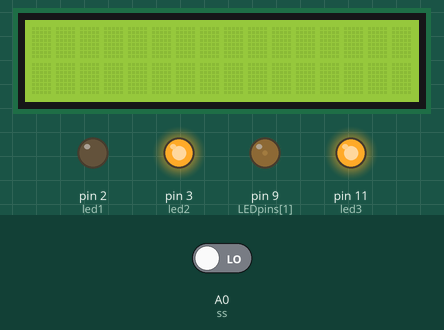
Simulated run of this sketch. Board: Arduino Uno, built with avr-gcc and run on an emulated ATmega328P. Parts: 16×2 character LCD, output pins drawn as LEDs (lit = HIGH). Wiring (inferred from the names in the program): character LCD (HD44780): RS pin 10; E pin 8; data pin 4, pin 5, pin 6, pin 7. The test bench sets the inputs (shaded band); at power-on: A0 (ss) LOW. The character LCD is taken to start in 4-bit mode; pins used as bus, display or sensor lines are not drawn; what the sketch prints to the serial monitor is not drawn.

Above: at 1.2 s.
1.3 s: A0 (ss) driven HIGH
3.9 s: A0 (ss) driven LOW
At 4.53 s:
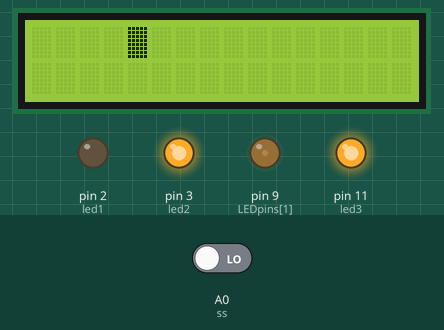
6.5 s: A0 (ss) driven HIGH
At 7.04 s:
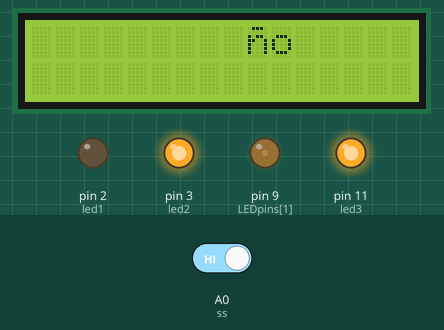
9.0 s: A0 (ss) driven LOW
At 11.45 s:
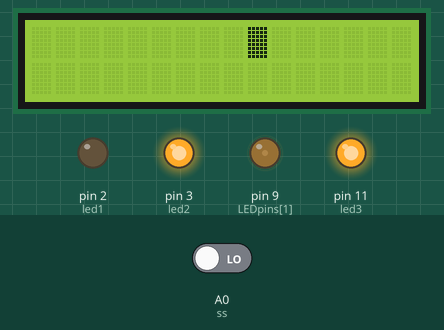
12.0 s: A0 (ss) driven HIGH
At 12.71 s:
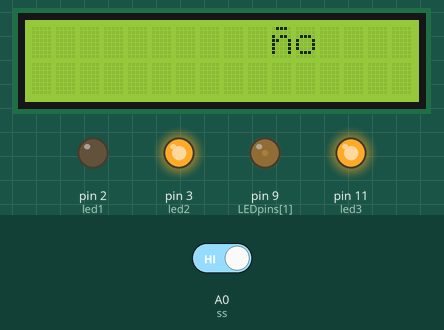
Timing chart, 0 to 71.5 s (numbered marks = the images above; inputs shaded):
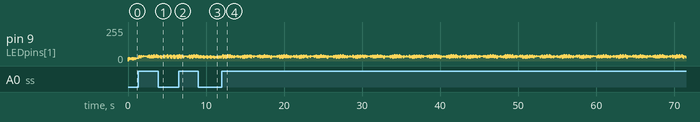

Measured:
- after the input at 3.9 s, the display: first differs from a run without the input after 0.48 s (image 1)
- after the input at 6.5 s, the display: first differs from a run without the input after 0.39 s (image 2)

The sketch:

POV_nano.ino
```cpp
  const int LEDpins[] = {10,9,8,7,6,5,4}; // define the Arduino LED pins in use
  const int led1 = 2;
  const int led2 = 3;
  const int led3 = 11;
  int rows= 7;
  const int charHeight = 7;
  const int charWidth = 5;
  int timer =333;
  int i;
  String top_str = "  BSCPE   ";
  String bottom_str = "    3B    ";
  const int ss = A0;
  int val;
  int cntr;

  const unsigned char font[95][5] = {
         {0x00,0x00,0x00,0x00,0x00},   //   0x20 32
         {0x00,0x00,0x6f,0x00,0x00},   // ! 0x21 33
         {0x00,0x07,0x00,0x07,0x00},   // " 0x22 34
         {0x14,0x7f,0x14,0x7f,0x14},   // # 0x23 35
         {0x00,0x07,0x04,0x1e,0x00},   // $ 0x24 36
         {0x23,0x13,0x08,0x64,0x62},   // % 0x25 37
         {0x36,0x49,0x56,0x20,0x50},   // & 0x26 38
         {0x00,0x00,0x07,0x00,0x00},   // ' 0x27 39
         {0x00,0x1c,0x22,0x41,0x00},   // ( 0x28 40
         {0x00,0x41,0x22,0x1c,0x00},   // ) 0x29 41
         {0x14,0x08,0x3e,0x08,0x14},   // * 0x2a 42
         {0x08,0x08,0x3e,0x08,0x08},   // + 0x2b 43
         {0x00,0x50,0x30,0x00,0x00},   // , 0x2c 44
         {0x08,0x08,0x08,0x08,0x08},   // - 0x2d 45
         {0x00,0x60,0x60,0x00,0x00},   // . 0x2e 46
         {0x20,0x10,0x08,0x04,0x02},   // / 0x2f 47
         {0x3e,0x51,0x49,0x45,0x3e},   // 0 0x30 48
         {0x00,0x42,0x7f,0x40,0x00},   // 1 0x31 49
         {0x42,0x61,0x51,0x49,0x46},   // 2 0x32 50
         {0x21,0x41,0x45,0x4b,0x31},   // 3 0x33 51
         {0x18,0x14,0x12,0x7f,0x10},   // 4 0x34 52
         {0x27,0x45,0x45,0x45,0x39},   // 5 0x35 53
         {0x3c,0x4a,0x49,0x49,0x30},   // 6 0x36 54
         {0x01,0x71,0x09,0x05,0x03},   // 7 0x37 55
         {0x36,0x49,0x49,0x49,0x36},   // 8 0x38 56
         {0x06,0x49,0x49,0x29,0x1e},   // 9 0x39 57
         {0x00,0x36,0x36,0x00,0x00},   // : 0x3a 58
         {0x00,0x56,0x36,0x00,0x00},   // ; 0x3b 59
         {0x08,0x14,0x22,0x41,0x00},   // < 0x3c 60
         {0x14,0x14,0x14,0x14,0x14},   // = 0x3d 61
         {0x00,0x41,0x22,0x14,0x08},   // > 0x3e 62
         {0x02,0x01,0x51,0x09,0x06},   // ? 0x3f 63
         {0x3e,0x41,0x5d,0x49,0x4e},   // @ 0x40 64
         {0x7e,0x09,0x09,0x09,0x7e},   // A 0x41 65
         {0x7f,0x49,0x49,0x49,0x36},   // B 0x42 66
         {0x3e,0x41,0x41,0x41,0x22},   // C 0x43 67
         {0x7f,0x41,0x41,0x41,0x3e},   // D 0x44 68
         {0x7f,0x49,0x49,0x49,0x41},   // E 0x45 69
         {0x7f,0x09,0x09,0x09,0x01},   // F 0x46 70
         {0x3e,0x41,0x49,0x49,0x7a},   // G 0x47 71
         {0x7f,0x08,0x08,0x08,0x7f},   // H 0x48 72
         {0x00,0x41,0x7f,0x41,0x00},   // I 0x49 73
         {0x20,0x40,0x41,0x3f,0x01},   // J 0x4a 74
         {0x7f,0x08,0x14,0x22,0x41},   // K 0x4b 75
         {0x7f,0x40,0x40,0x40,0x40},   // L 0x4c 76
         {0x7f,0x02,0x0c,0x02,0x7f},   // M 0x4d 77
         {0x7f,0x04,0x08,0x10,0x7f},   // N 0x4e 78
         {0x3e,0x41,0x41,0x41,0x3e},   // O 0x4f 79
         {0x7f,0x09,0x09,0x09,0x06},   // P 0x50 80
         {0x3e,0x41,0x51,0x21,0x5e},   // Q 0x51 81
         {0x7f,0x09,0x19,0x29,0x46},   // R 0x52 82
         {0x46,0x49,0x49,0x49,0x31},   // S 0x53 83
         {0x01,0x01,0x7f,0x01,0x01},   // T 0x54 84
         {0x3f,0x40,0x40,0x40,0x3f},   // U 0x55 85
         {0x0f,0x30,0x40,0x30,0x0f},   // V 0x56 86
         {0x3f,0x40,0x30,0x40,0x3f},   // W 0x57 87
         {0x63,0x14,0x08,0x14,0x63},   // X 0x58 88
         {0x07,0x08,0x70,0x08,0x07},   // Y 0x59 89
         {0x61,0x51,0x49,0x45,0x43},   // Z 0x5a 90
         {0x3c,0x4a,0x49,0x29,0x1e},   // [ 0x5b 91
         {0x02,0x04,0x08,0x10,0x20},   // \ 0x5c 92
         {0x00,0x41,0x7f,0x00,0x00},   // ] 0x5d 93
         {0x04,0x02,0x01,0x02,0x04},   // ^ 0x5e 94
         {0x40,0x40,0x40,0x40,0x40},   // _ 0x5f 95
         {0x00,0x00,0x03,0x04,0x00},   // ` 0x60 96
         {0x20,0x54,0x54,0x54,0x78},   // a 0x61 97
         {0x7f,0x48,0x44,0x44,0x38},   // b 0x62 98
         {0x38,0x44,0x44,0x44,0x20},   // c 0x63 99
         {0x38,0x44,0x44,0x48,0x7f},   // d 0x64 100
         {0x38,0x54,0x54,0x54,0x18},   // e 0x65 101
         {0x08,0x7e,0x09,0x01,0x02},   // f 0x66 102
         {0x0c,0x52,0x52,0x52,0x3e},   // g 0x67 103
         {0x7f,0x08,0x04,0x04,0x78},   // h 0x68 104
         {0x00,0x44,0x7d,0x40,0x00},   // i 0x69 105
         {0x20,0x40,0x44,0x3d,0x00},   // j 0x6a 106
         {0x00,0x7f,0x10,0x28,0x44},   // k 0x6b 107
         {0x00,0x41,0x7f,0x40,0x00},   // l 0x6c 108
         {0x7c,0x04,0x18,0x04,0x78},   // m 0x6d 109
         {0x7c,0x08,0x04,0x04,0x78},   // n 0x6e 110
         {0x38,0x44,0x44,0x44,0x38},   // o 0x6f 111
         {0x7c,0x14,0x14,0x14,0x08},   // p 0x70 112
         {0x08,0x14,0x14,0x18,0x7c},   // q 0x71 113
         {0x7c,0x08,0x04,0x04,0x08},   // r 0x72 114
         {0x48,0x54,0x54,0x54,0x20},   // s 0x73 115
         {0x04,0x3f,0x44,0x40,0x20},   // t 0x74 116
         {0x3c,0x40,0x40,0x20,0x7c},   // u 0x75 117
         {0x1c,0x20,0x40,0x20,0x1c},   // v 0x76 118
         {0x3c,0x40,0x30,0x40,0x3c},   // w 0x77 119
         {0x44,0x28,0x10,0x28,0x44},   // x 0x78 120
         {0x0c,0x50,0x50,0x50,0x3c},   // y 0x79 121
         {0x44,0x64,0x54,0x4c,0x44},   // z 0x7a 122
         {0x00,0x08,0x36,0x41,0x41},   // { 0x7b 123
         {0x00,0x00,0x7f,0x00,0x00},   // | 0x7c 124
         {0x41,0x41,0x36,0x08,0x00},   // } 0x7d 125
         {0x04,0x02,0x04,0x08,0x04},   // ~ 0x7e 126
     };

void setup(){
  Serial.begin (9600);
  pinMode(ss,INPUT);
     for (i = 0; i < rows; i++)
      pinMode(LEDpins[i], OUTPUT);
  pinMode(led1,OUTPUT);
  pinMode(led2,OUTPUT);
  pinMode(led3,OUTPUT);
  digitalWrite(led2, HIGH);
  digitalWrite(led3, HIGH);
}

void Names(){
  Serial.println(top_str);
  Serial.println(bottom_str);
  int val=digitalRead(ss);
  Serial.println(val);
  if(val==1){
    cntr++;
    if(cntr == 1){
        top_str = "   MARJON  ";
        bottom_str = "  UMBAY   ";
    }
     if(cntr == 2){
        top_str = "  LHENARD  ";
        bottom_str = " MANLAPAZ ";
    }
     if(cntr == 3){
        top_str = "  LUIGIE   ";
        bottom_str = " FERRERA  ";
    }
     if(cntr == 4){
        top_str = " CHRISTIAN ";
        bottom_str = " VILLALUZ ";
    }
     if(cntr == 5){
        top_str = " ROSELLER  ";
        bottom_str = "  TAMBIS  ";
        cntr = 0;
    }
  }
}


  void printLetterTop(char ch)
  {
    // make sure the character is within the alphabet bounds (defined by the font.h file)
    // if it's not, make it a blank character
    if (ch < 32 || ch > 126){
      ch = 32;
      }
    // subtract the space character (converts the ASCII number to the font index number)
    ch -= 32;
    // step through each byte of the character array
    for (int i=charWidth-1; i>-1; i--) {
      byte b = font[ch][i];
      for (int j=0; j<charHeight; j++) {
        digitalWrite(LEDpins[j], bitRead(b,j));
        }
      delayMicroseconds(timer);
      }
    //clear the LEDs
    for (i = 0; i < rows; i++)
      digitalWrite(LEDpins[i] , LOW);
    // space between letters
    delayMicroseconds(2*timer);;

  }

  void printLetterBottom(char ch)
  {
    // make sure the character is within the alphabet bounds (defined by the font.h file)
    // if it's not, make it a blank character
    if (ch < 32 || ch > 126){
      ch = 32;
      }
    // subtract the space character (converts the ASCII number to the font index number)
    ch -= 32;
    // step through each byte of the character array
    for (int i=0; i<charWidth; i++) {
      byte b = font[ch][i];
      for (int j=0; j<charHeight; j++) {
        digitalWrite(LEDpins[j], bitRead(b, 6-j));
        }
      delayMicroseconds(timer);;
      }
    //clear the LEDs
    for (i = 0; i < rows; i++)
      digitalWrite(LEDpins[i] , LOW);
    // space between letters
    delayMicroseconds(2*timer);;

  }

  void loop(){
     digitalWrite(led1, LOW);
     Names();
     for (int k=0; k<bottom_str.length(); k++){
       printLetterBottom(bottom_str.charAt(k));
       }
      digitalWrite(led1, HIGH);
      delay(4);
      digitalWrite(led1, LOW);
     for (int k=(top_str.length()-1);k>-1; k--){
       printLetterTop(top_str.charAt(k));
       }
     digitalWrite(led1, HIGH);
     delay(4);
  }
```
